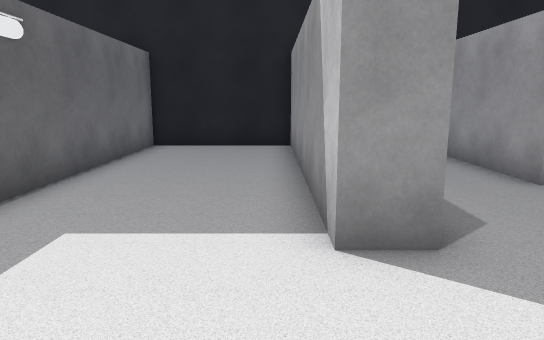
View 1 (above)

24 first-person views from a walk through a scene from a Unity 3-D project. The camera is 1.4 m above the floor, tilts 10° down and sees 70° across. The floor is counted in squares, 1 m on a side. Each view is taken from the middle of a square. On the plan, view 1 faces up. The plan holds only what a view shows up to about 16 squares ahead; the rest is blank. The player character is not drawn. Some surface patterns are stand-ins.

View 2
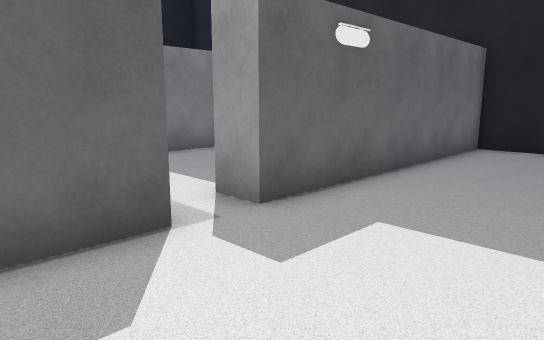

View 3
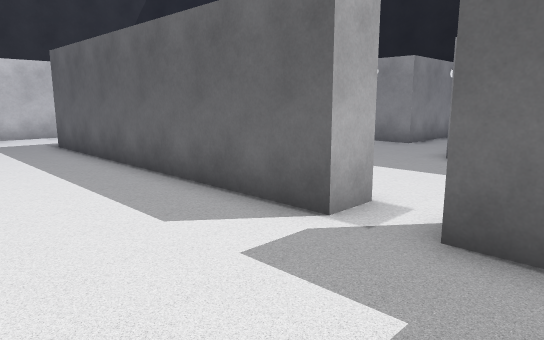

View 4
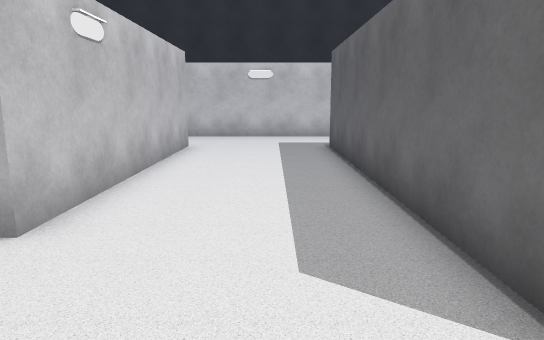

View 5
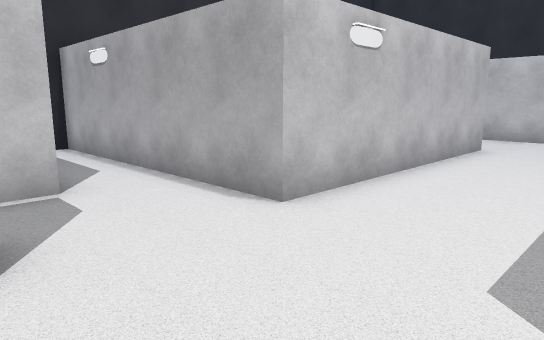

View 6
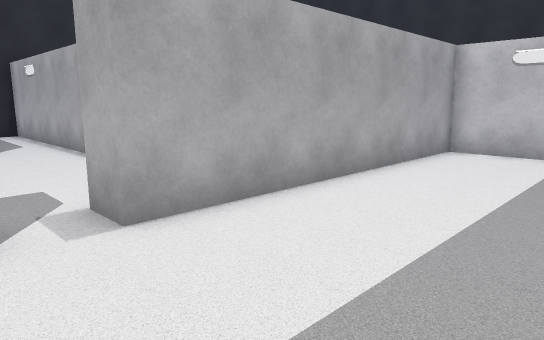

View 7
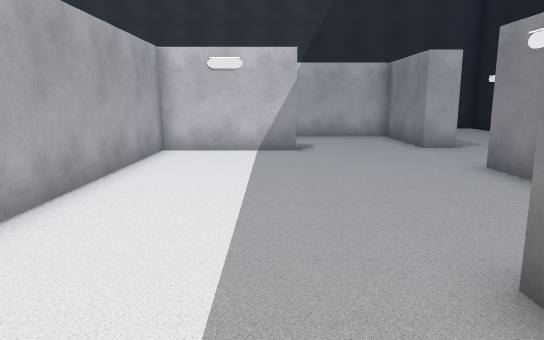

View 8
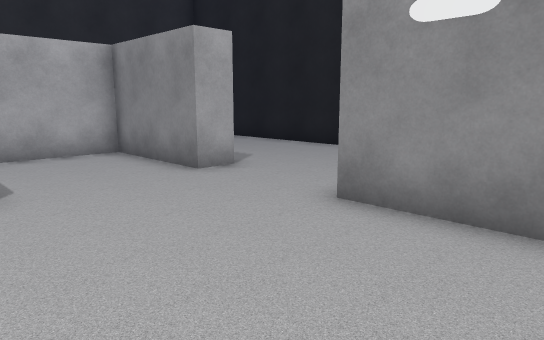

View 9
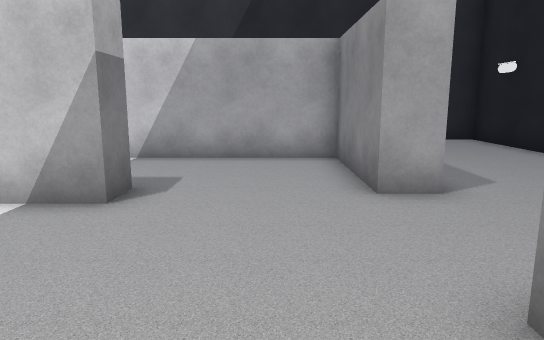

View 10
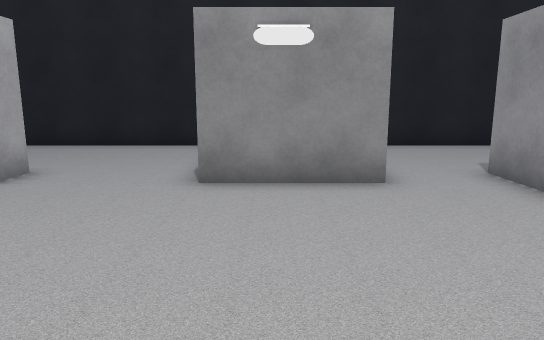

View 11
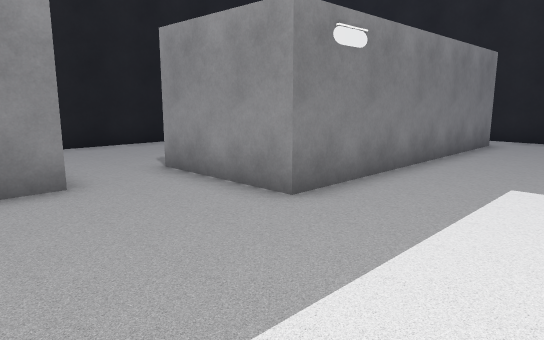

View 12
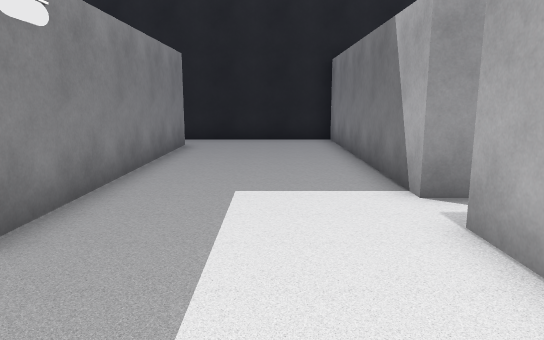

View 13
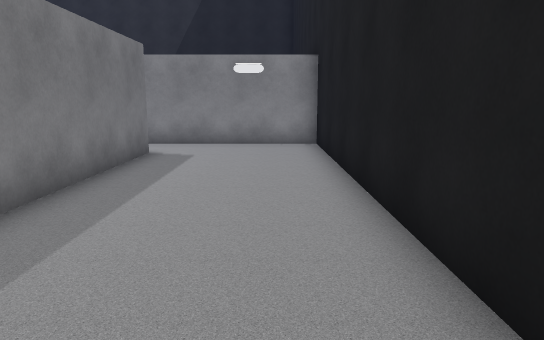

View 14
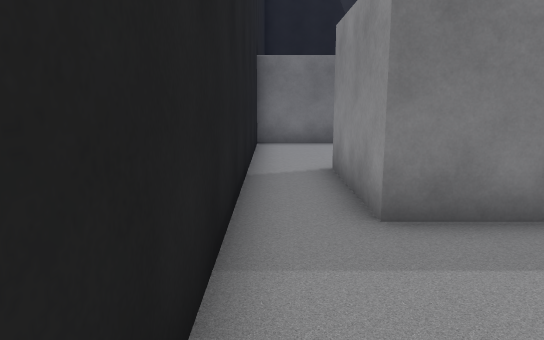

View 15
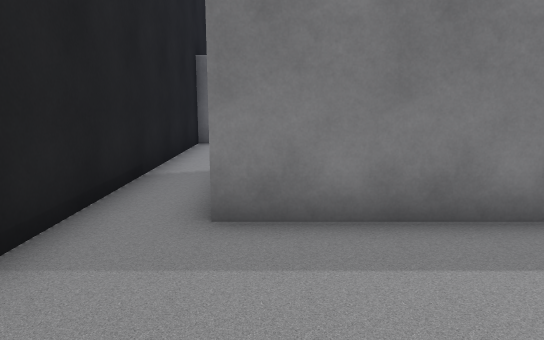

View 16
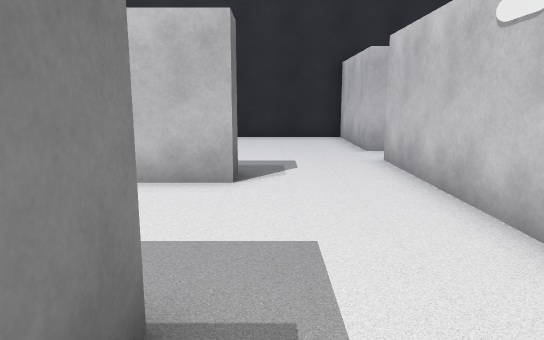

View 17
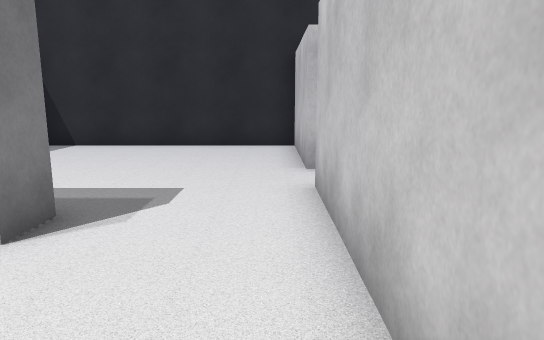

View 18
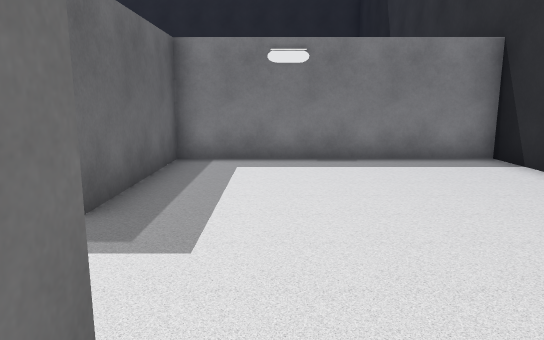

View 19
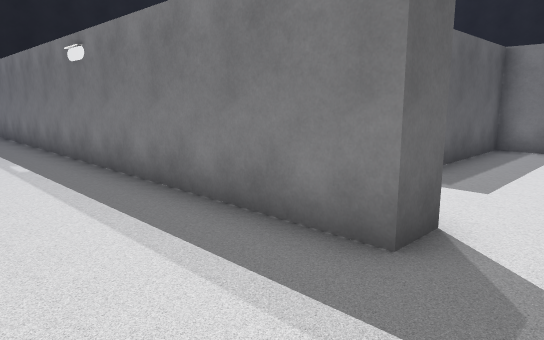

View 20
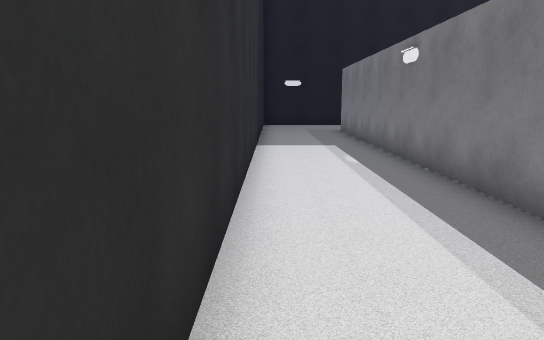

View 21
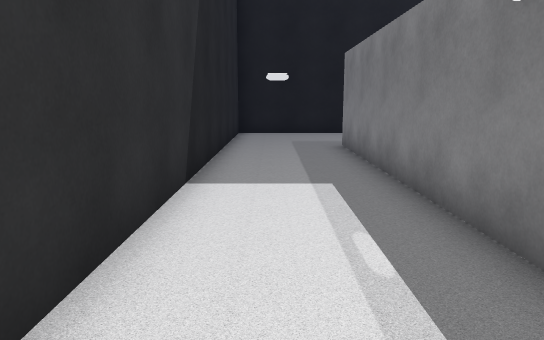

View 22
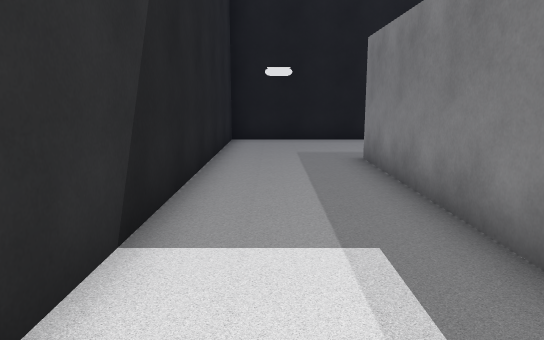

View 23
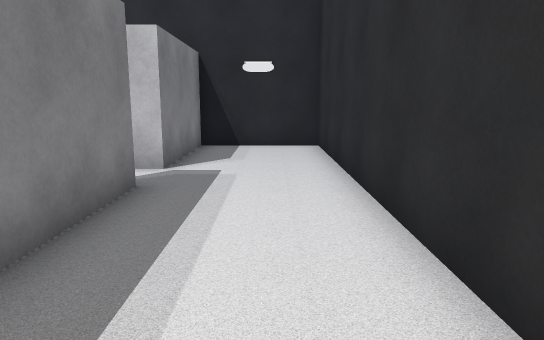

View 24
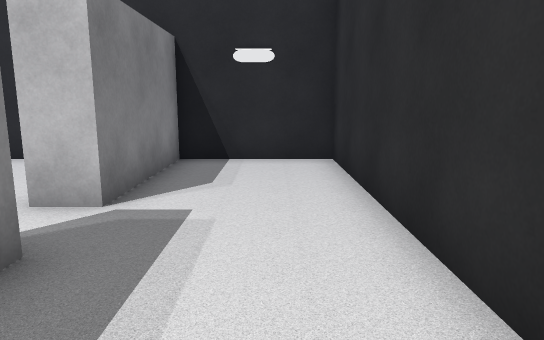

### Floor plan
Points are (right, up) in squares from view 1. A wall is a line through its corners. A room is listed if a view was taken in it or the views show most of it. See-through windows are left out.
Room 1 (views 1, 2, 3, 4, 5, 6, 7, 8, 9, 10, 11, 12, 16, 17, 18, 19, 20, 21, 22, 23, 24)
walls: (-8.7, -8.2) (-8.7, -7.2) (-4.8, -7.2) (-4.8, 2.2) (-3.8, 2.2) (-3.8, -8.2) (-5, -8.2); (-4.9, -11.7) (3.4, -11.7) (3.4, -12.7) (-13.6, -12.7); (-13.6, -7.8) (-12.6, -7.8) (-12.6, -11.7) (-7.4, -11.7); (-13.6, -1) (-12.6, -1) (-12.6, -4.4); (1.6, 3.5) (0.7, 3.5) (0.7, 12.5) (-3.8, 12.5) (-3.8, 3.5) (-4.8, 3.5) (-4.8, 12.5) (-13.4, 12.5); (3.4, 2.1) (3.4, 3); (-18.5, -5.4) (-18.5, -16.5) (9.5, -16.5) (9.5, -12.7) (5.1, -12.7) (5.1, -11.7) (9.5, -11.7) (9.5, -3.4) (1.7, -3.4) (1.7, -8.2) (0.7, -8.2) (0.7, 0.1) (3.4, 0.1); (-13.6, 10.7) (-9.9, 10.7) (-9.9, 1.3) (-13.6, 1.3)
ways out: opening at (-13, 0) to room 2; opening at (-13, 12) to room 2; opening at (2.7, 3)
Room 2 (views 13, 14, 15)
walls: (-18.5, 10.1) (-18.5, -1) (-13.6, -1); (-13.6, 1.3) (-13.6, 10.7); (-13.4, 12.5) (-17.4, 12.5)
ways out: opening at (-13, 0) to room 1; opening at (-13, 12) to room 1

Where each view was taken, in squares from view 1:
view 1: 0 up, 0 right, facing up
view 2: 0 up, 0 right, facing up-left
view 3: 5 up, 0 right, facing down-left
view 4: 4 up, 2 left, facing down
view 5: 4 up, 3 left, facing down-right
view 6: 4 up, 9 left, facing down-right
view 7: 4 up, 8 left, facing down
view 8: 1 down, 8 left, facing down-left
view 9: 2 down, 11 left, facing down
view 10: 3 down, 6 left, facing left
view 11: 3 down, 6 left, facing up-left
view 12: 2 down, 7 left, facing up
view 13: 12 up, 17 left, facing down
view 14: 12 up, 18 left, facing right
view 15: 10 up, 18 left, facing right
view 16: 9 down, 6 left, facing right
view 17: 11 down, 3 left, facing right
view 18: 13 down, 4 right, facing up
view 19: 16 down, 5 right, facing up-left
view 20: 16 down, 5 right, facing left
view 21: 15 down, 1 left, facing left
view 22: 15 down, 4 left, facing left
view 23: 15 down, 3 left, facing right
view 24: 15 down, 0 right, facing right
